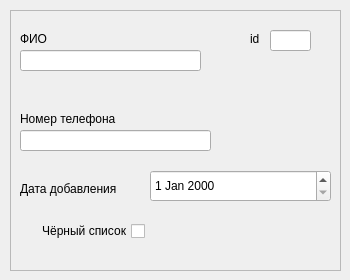
    <widget class="QWidget" name="page_guests_props">
     <widget class="QFrame" name="frame_guests_props">
      <property name="geometry">
       <rect>
        <x>10</x>
        <y>10</y>
        <width>331</width>
        <height>261</height>
       </rect>
      </property>
      <property name="frameShape">
       <enum>QFrame::StyledPanel</enum>
      </property>
      <property name="frameShadow">
       <enum>QFrame::Raised</enum>
      </property>
      <widget class="QLineEdit" name="tb_guests_id">
       <property name="geometry">
        <rect>
         <x>260</x>
         <y>20</y>
         <width>41</width>
         <height>21</height>
        </rect>
       </property>
       <property name="styleSheet">
        <string notr="true"/>
       </property>
       <property name="alignment">
        <set>Qt::AlignCenter</set>
       </property>
      </widget>
      <widget class="QLineEdit" name="tb_guests_fullname">
       <property name="geometry">
        <rect>
         <x>10</x>
         <y>40</y>
         <width>181</width>
         <height>21</height>
        </rect>
       </property>
       <property name="styleSheet">
        <string notr="true"/>
       </property>
       <property name="text">
        <string/>
       </property>
      </widget>
      <widget class="QLineEdit" name="tb_guests_phone">
       <property name="geometry">
        <rect>
         <x>10</x>
         <y>120</y>
         <width>191</width>
         <height>21</height>
        </rect>
       </property>
       <property name="styleSheet">
        <string notr="true"/>
       </property>
      </widget>
      <widget class="QLabel" name="label_client_lname_10">
       <property name="geometry">
        <rect>
         <x>10</x>
         <y>20</y>
         <width>31</width>
         <height>18</height>
        </rect>
       </property>
       <property name="text">
        <string>ФИО</string>
       </property>
      </widget>
      <widget class="QLabel" name="label_fname_18">
       <property name="geometry">
        <rect>
         <x>10</x>
         <y>100</y>
         <width>107</width>
         <height>18</height>
        </rect>
       </property>
       <property name="text">
        <string>Номер телефона</string>
       </property>
      </widget>
      <widget class="QLabel" name="label_10">
       <property name="geometry">
        <rect>
         <x>240</x>
         <y>20</y>
         <width>12</width>
         <height>18</height>
        </rect>
       </property>
       <property name="text">
        <string>id</string>
       </property>
      </widget>
      <widget class="QDateEdit" name="dtpicker_guests_added">
       <property name="geometry">
        <rect>
         <x>140</x>
         <y>160</y>
         <width>181</width>
         <height>32</height>
        </rect>
       </property>
      </widget>
      <widget class="QLabel" name="label_fname_20">
       <property name="geometry">
        <rect>
         <x>10</x>
         <y>170</y>
         <width>110</width>
         <height>18</height>
        </rect>
       </property>
       <property name="text">
        <string>Дата добавления</string>
       </property>
      </widget>
      <widget class="QCheckBox" name="cb_guests_blacklist">
       <property name="geometry">
        <rect>
         <x>10</x>
         <y>210</y>
         <width>125</width>
         <height>22</height>
        </rect>
       </property>
       <property name="layoutDirection">
        <enum>Qt::RightToLeft</enum>
       </property>
       <property name="text">
        <string>Чёрный список</string>
       </property>
      </widget>
     </widget>
    </widget>
